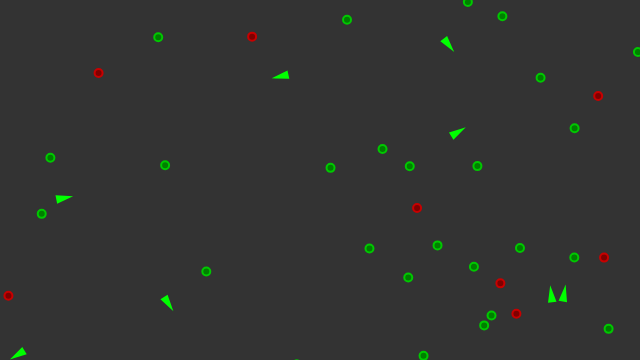
Frame 1 (no input)
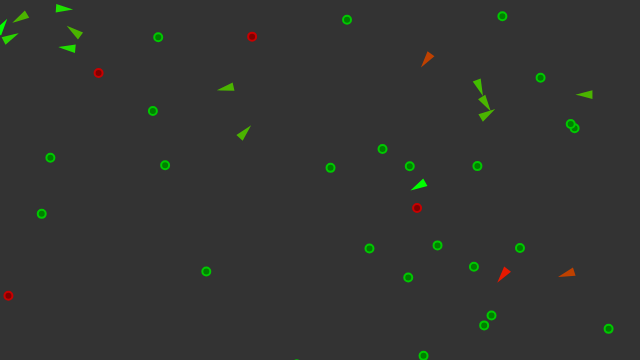
Frame 60 (no input)
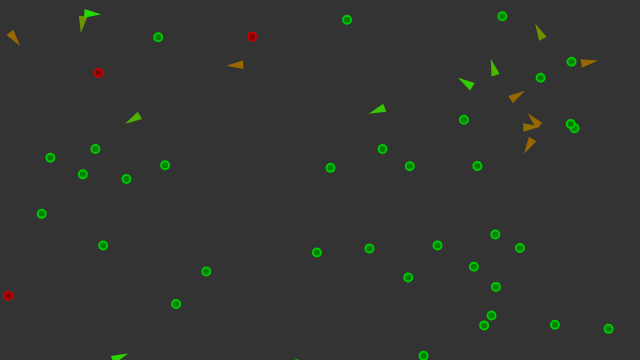
Frame 120 (the mouse pressed at the canvas centre since frame 60)

The p5.js sketch that drew these frames (run headless with seeded random() and noise() and a simulated clock; from frame 60 on, the mouse is pressed at the canvas centre):

// p5.js sketch
// ── sketch.js
var vehicles = [];
var food = [];
var poison = [];
var mutationRate = 0.03;

var debug;

function setup() {
	createCanvas(640, 360);
	debug = createCheckbox();

	for (var i = 0; i < 10; i += 1) {
		var x = random(width);
		var y = random(width);
		vehicles[i] = new Vehicle(x, y);
	}
	for (var i = 0; i < 40; i += 1) {
		var x = random(width);
		var y = random(width);
		food.push(createVector(x, y));
	}

	for (var i = 0; i < 20; i += 1) {
		var x = random(width);
		var y = random(width);
		poison.push(createVector(x, y));
	}
}

function mouseDragged() {
	vehicles.push(new Vehicle(mouseX, mouseY));
}

function draw() {
	background(51);
	var target = createVector(mouseX, mouseY);
	strokeWeight(2);

	if (random(1) < 0.05) {
		var x = random(width);
		var y = random(height);
		food.push(createVector(x, y));
	}

	if (random(1) < 0.01) {
		var x = random(width);
		var y = random(height);
		poison.push(createVector(x, y));
	}

	for (var i = 0; i < food.length; i += 1) {
		fill(0, 127, 0);
		stroke(0, 200, 0);
		ellipse(food[i].x, food[i].y, 8, 8);
	}

	for (var i = 0; i < poison.length; i += 1) {
		fill(127, 0, 0);
		stroke(200, 0, 0);
		ellipse(poison[i].x, poison[i].y, 8, 8);
	}

	for (var i = vehicles.length - 1; i >= 0; i -= 1) {
		vehicles[i].behaviors(food, poison);
		vehicles[i].display();
		vehicles[i].update();

		var childVehicle = vehicles[i].clone();
		if (childVehicle != null) {
			vehicles.push(childVehicle);
		}

		if (vehicles[i].dead()) {
			food.push(vehicles[i].position);
			vehicles.splice(i, 1);
		}
	}
}

// ── vehicle.js
class Vehicle {
  constructor(x, y, dna) {
    this.position = createVector(x, y);
    this.velocity = createVector(random(-1, 1), random(-1, 1));
    this.acceleration = createVector(0, 0);
    this.radius = 3;
    this.maxSpeed = 6;
    this.maxForce = 0.2;
    this.health = 1;
    this.dna = [];
    if (dna == undefined) {
      // Food weight
      this.dna[0] = random(-2, 2);
      // Poison weight
      this.dna[1] = random(-2, 2);
      // Food perception
      this.dna[2] = random(0, 100);
      // Poison perception
      this.dna[3] = random(0, 100);
    } else {
      this.dna[0] = dna[0];
      if (random(1) < mutationRate) {
        this.dna[0] += random(-0.1, 0.1);
      }
      this.dna[1] = dna[1];
      if (random(1) < mutationRate) {
        this.dna[1] += random(-0.1, 0.1);
      }
      this.dna[2] = dna[2];
      if (random(1) < mutationRate) {
        this.dna[2] += random(-10, 10);
      }
      this.dna[3] = dna[3];
      if (random(1) < mutationRate) {
        this.dna[3] += random(-10, 10);
      }
    }
  }

  update() {
    this.health -= 0.005;
    this.velocity.add(this.acceleration);
    this.velocity.limit(this.maxSpeed);
    this.position.add(this.velocity);
    this.acceleration.mult(0);
    this.borders();
  }

  display() {
    // Draw a triangle rotated in the direction of velocity
    var theta = this.velocity.heading() + radians(90);
    push();
    translate(this.position.x, this.position.y);
    rotate(theta);

    if (debug.checked()) {
      stroke(0, 255, 0);
      noFill();
      ellipse(0, 0, this.dna[2] * 2);
      line(0, 0, 0, -this.dna[0] * 20);
      stroke(255, 0, 0);
      ellipse(0, 0, this.dna[3] * 2);
      line(0, 0, 0, -this.dna[1] * 20);
    }

    var green = color(0, 255, 0);
    var red = color(255, 0, 0);
    var currentColor = lerpColor(red, green, this.health);

    fill(currentColor);
    stroke(currentColor);
    beginShape(TRIANGLES);
    vertex(0, -this.radius*2);
    vertex(-this.radius, this.radius*2);
    vertex(this.radius, this.radius*2);
    endShape();
    pop();
  }

  clone() {
    if (random(1) < 0.005 && this.health > random(1)) {
      return new Vehicle(this.position.x, this.position.y, this.dna);
    } else {
      return null;
    }
  }

  behaviors(good, bad) {
    var steeringForceFood = this.eat(good, 0.3, this.dna[2]);
    var steeringForcePoison = this.eat(bad, -0.75, this.dna[3]);

    steeringForceFood.mult(this.dna[0]);
    steeringForcePoison.mult(this.dna[1]);

    this.applyForce(steeringForceFood);
    this.applyForce(steeringForcePoison);
  }

  eat(food, nutritionalValue, perception) {
    var closestFood = 10 * width;
    var closestLocation = null;

    for (var i = food.length - 1; i > 0; i -= 1) {
      //var distance = dist(this.position.x, this.position.y, food[i].x, food[i].y);
      var distance = this.position.dist(food[i]);

      if (distance < this.maxSpeed) {
        food.splice(i, 1);
        this.health += nutritionalValue;
      } else {
        if (distance < closestFood && distance < perception) {
          closestFood = distance;
          closestLocation = food[i];
        }
      }
    }

    if (closestLocation != null) {
      return this.seek(closestLocation);
    } else {
      return createVector(0, 0);
    }
  }

  // Method that calculuates a steering force towards a target
  // Steering force = desired force - current velocity
  seek(target) {
    var desired = p5.Vector.sub(target, this.position);
    desired.normalize();
    desired.mult(this.maxSpeed);
    var steeringForce = p5.Vector.sub(desired, this.velocity);
    steeringForce.limit(this.maxForce);
    return steeringForce;
  }

  // Wrap around
  borders() {
    if (this.position.x < -this.radius) this.position.x = width + this.radius;
    if (this.position.y < -this.radius) this.position.y = height + this.radius;
    if (this.position.x > width + this.radius) this.position.x = -this.radius;
    if (this.position.y > height + this.radius) this.position.y = -this.radius;
  }

  applyForce(force) {
    this.acceleration.add(force);
  }

  dead() {
    return (this.health < 0);
  }
}
